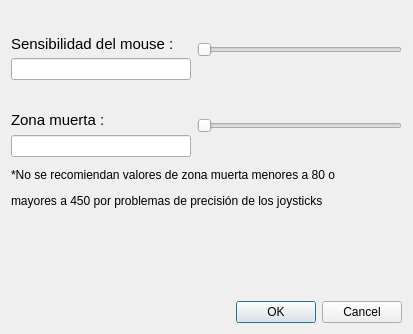
<?xml version="1.0" encoding="UTF-8"?>
<ui version="4.0">
 <class>Configuracion</class>
 <widget class="QDialog" name="Configuracion">
  <property name="geometry">
   <rect>
    <x>0</x>
    <y>0</y>
    <width>413</width>
    <height>334</height>
   </rect>
  </property>
  <property name="windowTitle">
   <string>Configuración Global</string>
  </property>
  <layout class="QGridLayout" name="gridLayout">
   <item row="4" column="0">
    <spacer name="verticalSpacer_2">
     <property name="orientation">
      <enum>Qt::Vertical</enum>
     </property>
     <property name="sizeHint" stdset="0">
      <size>
       <width>20</width>
       <height>40</height>
      </size>
     </property>
    </spacer>
   </item>
   <item row="0" column="0">
    <layout class="QVBoxLayout" name="verticalLayout_3">
     <property name="sizeConstraint">
      <enum>QLayout::SetFixedSize</enum>
     </property>
     <property name="topMargin">
      <number>5</number>
     </property>
     <property name="bottomMargin">
      <number>5</number>
     </property>
     <item>
      <layout class="QHBoxLayout" name="horizontalLayout">
       <property name="sizeConstraint">
        <enum>QLayout::SetFixedSize</enum>
       </property>
       <property name="topMargin">
        <number>5</number>
       </property>
       <property name="bottomMargin">
        <number>5</number>
       </property>
       <item>
        <layout class="QVBoxLayout" name="verticalLayout_2">
         <item>
          <spacer name="verticalSpacer">
           <property name="orientation">
            <enum>Qt::Vertical</enum>
           </property>
           <property name="sizeType">
            <enum>QSizePolicy::Fixed</enum>
           </property>
           <property name="sizeHint" stdset="0">
            <size>
             <width>1</width>
             <height>15</height>
            </size>
           </property>
          </spacer>
         </item>
         <item>
          <widget class="QLabel" name="sensibilidadLabel">
           <property name="sizePolicy">
            <sizepolicy hsizetype="Fixed" vsizetype="Fixed">
             <horstretch>0</horstretch>
             <verstretch>0</verstretch>
            </sizepolicy>
           </property>
           <property name="maximumSize">
            <size>
             <width>300</width>
             <height>16</height>
            </size>
           </property>
           <property name="font">
            <font>
             <pointsize>11</pointsize>
            </font>
           </property>
           <property name="text">
            <string>Sensibilidad del mouse :</string>
           </property>
          </widget>
         </item>
         <item>
          <widget class="QLineEdit" name="sensibilidadLineEdit">
           <property name="sizePolicy">
            <sizepolicy hsizetype="Fixed" vsizetype="Fixed">
             <horstretch>0</horstretch>
             <verstretch>0</verstretch>
            </sizepolicy>
           </property>
           <property name="minimumSize">
            <size>
             <width>180</width>
             <height>0</height>
            </size>
           </property>
          </widget>
         </item>
        </layout>
       </item>
       <item>
        <widget class="QSlider" name="sensibilidadSlider">
         <property name="sizePolicy">
          <sizepolicy hsizetype="Fixed" vsizetype="Fixed">
           <horstretch>0</horstretch>
           <verstretch>0</verstretch>
          </sizepolicy>
         </property>
         <property name="minimumSize">
          <size>
           <width>0</width>
           <height>20</height>
          </size>
         </property>
         <property name="maximumSize">
          <size>
           <width>500</width>
           <height>50</height>
          </size>
         </property>
         <property name="font">
          <font>
           <pointsize>13</pointsize>
          </font>
         </property>
         <property name="minimum">
          <number>5</number>
         </property>
         <property name="maximum">
          <number>200</number>
         </property>
         <property name="singleStep">
          <number>1</number>
         </property>
         <property name="orientation">
          <enum>Qt::Horizontal</enum>
         </property>
        </widget>
       </item>
      </layout>
     </item>
     <item>
      <layout class="QHBoxLayout" name="horizontalLayout_2">
       <property name="leftMargin">
        <number>0</number>
       </property>
       <property name="topMargin">
        <number>5</number>
       </property>
       <property name="bottomMargin">
        <number>5</number>
       </property>
       <item>
        <layout class="QVBoxLayout" name="verticalLayout_4">
         <property name="sizeConstraint">
          <enum>QLayout::SetFixedSize</enum>
         </property>
         <property name="leftMargin">
          <number>0</number>
         </property>
         <property name="topMargin">
          <number>0</number>
         </property>
         <property name="rightMargin">
          <number>0</number>
         </property>
         <property name="bottomMargin">
          <number>0</number>
         </property>
         <item>
          <spacer name="verticalSpacer_3">
           <property name="orientation">
            <enum>Qt::Vertical</enum>
           </property>
           <property name="sizeType">
            <enum>QSizePolicy::Fixed</enum>
           </property>
           <property name="sizeHint" stdset="0">
            <size>
             <width>1</width>
             <height>15</height>
            </size>
           </property>
          </spacer>
         </item>
         <item>
          <widget class="QLabel" name="ZMLabel">
           <property name="font">
            <font>
             <pointsize>11</pointsize>
            </font>
           </property>
           <property name="text">
            <string>Zona muerta :</string>
           </property>
          </widget>
         </item>
         <item>
          <widget class="QLineEdit" name="ZMLineEdit">
           <property name="sizePolicy">
            <sizepolicy hsizetype="Fixed" vsizetype="Fixed">
             <horstretch>0</horstretch>
             <verstretch>0</verstretch>
            </sizepolicy>
           </property>
           <property name="minimumSize">
            <size>
             <width>180</width>
             <height>0</height>
            </size>
           </property>
          </widget>
         </item>
        </layout>
       </item>
       <item>
        <widget class="QSlider" name="ZMSlider">
         <property name="sizePolicy">
          <sizepolicy hsizetype="Fixed" vsizetype="Fixed">
           <horstretch>0</horstretch>
           <verstretch>0</verstretch>
          </sizepolicy>
         </property>
         <property name="maximumSize">
          <size>
           <width>500</width>
           <height>40</height>
          </size>
         </property>
         <property name="minimum">
          <number>1</number>
         </property>
         <property name="maximum">
          <number>550</number>
         </property>
         <property name="orientation">
          <enum>Qt::Horizontal</enum>
         </property>
        </widget>
       </item>
      </layout>
     </item>
     <item>
      <widget class="QLabel" name="notaZM">
       <property name="text">
        <string>&lt;html&gt;&lt;head/&gt;&lt;body&gt;&lt;p align=&quot;justify&quot;&gt;*No se recomiendan valores de zona muerta menores a 80 o&lt;/p&gt;&lt;p align=&quot;justify&quot;&gt;mayores a 450 por problemas de precisión de los joysticks&lt;/p&gt;&lt;/body&gt;&lt;/html&gt;</string>
       </property>
       <property name="textFormat">
        <enum>Qt::AutoText</enum>
       </property>
      </widget>
     </item>
    </layout>
   </item>
   <item row="5" column="0">
    <widget class="QDialogButtonBox" name="buttonBox">
     <property name="orientation">
      <enum>Qt::Horizontal</enum>
     </property>
     <property name="standardButtons">
      <set>QDialogButtonBox::Cancel|QDialogButtonBox::Ok</set>
     </property>
    </widget>
   </item>
  </layout>
 </widget>
 <resources/>
 <connections>
  <connection>
   <sender>buttonBox</sender>
   <signal>rejected()</signal>
   <receiver>Configuracion</receiver>
   <slot>reject()</slot>
   <hints>
    <hint type="sourcelabel">
     <x>304</x>
     <y>314</y>
    </hint>
    <hint type="destinationlabel">
     <x>331</x>
     <y>273</y>
    </hint>
   </hints>
  </connection>
  <connection>
   <sender>sensibilidadLineEdit</sender>
   <signal>editingFinished()</signal>
   <receiver>Configuracion</receiver>
   <slot>sensibilidadSelecField()</slot>
   <hints>
    <hint type="sourcelabel">
     <x>63</x>
     <y>77</y>
    </hint>
    <hint type="destinationlabel">
     <x>70</x>
     <y>116</y>
    </hint>
   </hints>
  </connection>
  <connection>
   <sender>sensibilidadSlider</sender>
   <signal>sliderMoved(int)</signal>
   <receiver>Configuracion</receiver>
   <slot>sensibilidadSelecSlider()</slot>
   <hints>
    <hint type="sourcelabel">
     <x>330</x>
     <y>65</y>
    </hint>
    <hint type="destinationlabel">
     <x>312</x>
     <y>100</y>
    </hint>
   </hints>
  </connection>
  <connection>
   <sender>ZMLineEdit</sender>
   <signal>editingFinished()</signal>
   <receiver>Configuracion</receiver>
   <slot>ZMSelecField()</slot>
   <hints>
    <hint type="sourcelabel">
     <x>38</x>
     <y>163</y>
    </hint>
    <hint type="destinationlabel">
     <x>131</x>
     <y>228</y>
    </hint>
   </hints>
  </connection>
  <connection>
   <sender>ZMSlider</sender>
   <signal>sliderMoved(int)</signal>
   <receiver>Configuracion</receiver>
   <slot>ZMSelecSlider()</slot>
   <hints>
    <hint type="sourcelabel">
     <x>330</x>
     <y>142</y>
    </hint>
    <hint type="destinationlabel">
     <x>396</x>
     <y>228</y>
    </hint>
   </hints>
  </connection>
  <connection>
   <sender>buttonBox</sender>
   <signal>accepted()</signal>
   <receiver>Configuracion</receiver>
   <slot>guardarConfig()</slot>
   <hints>
    <hint type="sourcelabel">
     <x>269</x>
     <y>310</y>
    </hint>
    <hint type="destinationlabel">
     <x>153</x>
     <y>273</y>
    </hint>
   </hints>
  </connection>
 </connections>
 <slots>
  <slot>aceptarguardar()</slot>
  <slot>sensibilidadSelecField()</slot>
  <slot>sensibilidadSelecSlider()</slot>
  <slot>ZMSelecField()</slot>
  <slot>ZMSelecSlider()</slot>
  <slot>guardarConfig()</slot>
 </slots>
</ui>
